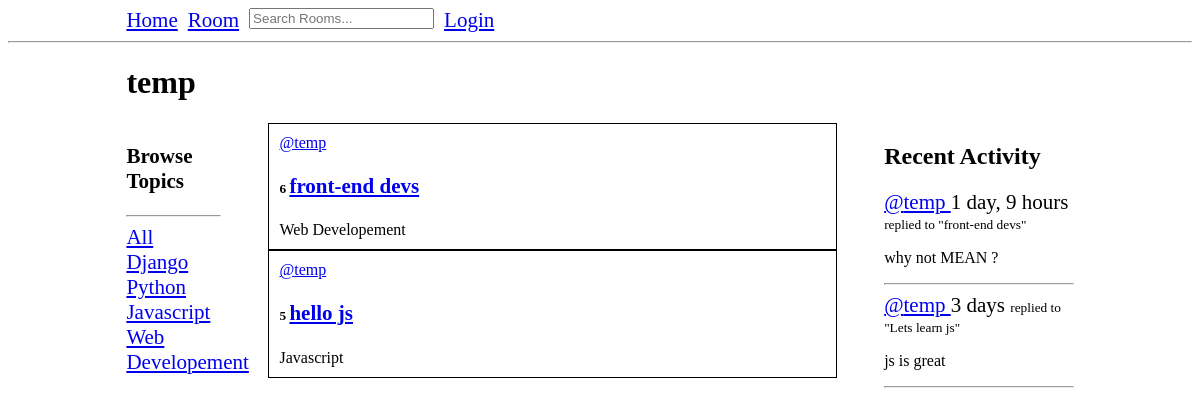
The page /user-profile/4 on the database as committed earlier.
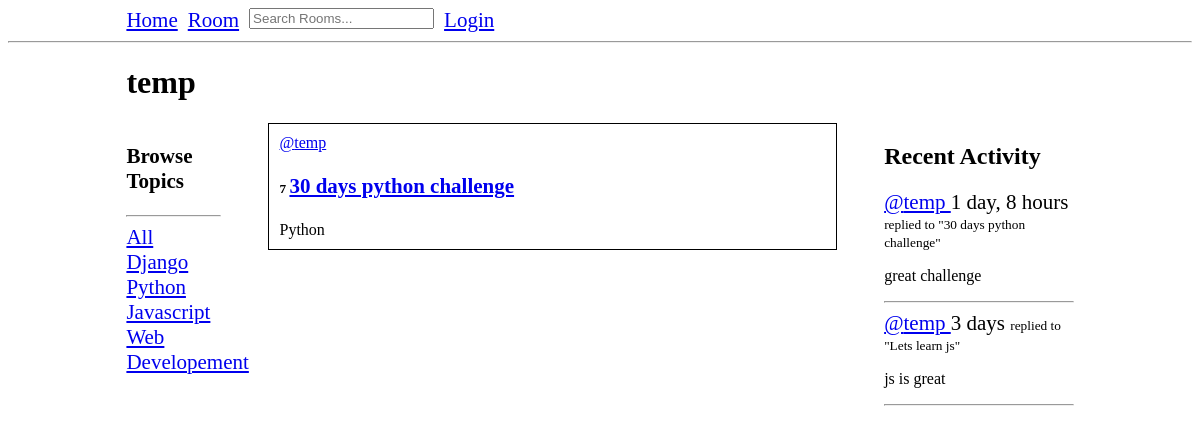
The same page on the database as committed later.
### base/models.py (models this page shows, shortened)
class Topic(models.Model):
    name = models.CharField(max_length = 200)

class Room(models.Model):
    class Meta:
        ordering = ['-updated', '-created']
    host = models.ForeignKey(User, on_delete = models.SET_NULL, null = True)
    topic = models.ForeignKey(Topic, on_delete = models.SET_NULL, null = True)
    name = models.CharField(max_length = 200)
    description = models.TextField(null = True, blank = True)
    participants = models.ManyToManyField(User, related_name = 'participants', blank = True)
    updated = models.DateTimeField(auto_now = True)
    created = models.DateTimeField(auto_now_add = True)
    def __str__(self):
        return self.name

class Message(models.Model):
    class Meta:
        ordering = ['-updated', '-created']
    user = models.ForeignKey(User, on_delete = models.CASCADE)
    room = models.ForeignKey(Room, on_delete = models.CASCADE)
    body = models.TextField()
    updated = models.DateTimeField(auto_now = True)
    created = models.DateTimeField(auto_now_add = True)
    def __str__(self) -> str:
        return self.body[0 : 50]

### base/views.py (the view)
# urls.py: path('user-profile/<str:user_id>', views.user_profile, name = 'user-profile'),
def user_profile(request, user_id):
    user = User.objects.get(id = user_id)
    rooms = user.room_set.all()
    topics = Topic.objects.all()
    room_messages = user.message_set.all()
    context = {'user' : user, 'rooms' : rooms, 'room_messages' : room_messages, 'topics' : topics}
    return render(request, 'base/profile.html', context)

### base/templates/base/profile.html
{% extends 'main.html' %} {% block content %}
<div class="profile-page">
  <h1>{{user.username}}</h1>
  <div class="main-area">
    <div class="topics">{% include 'base/topics_component.html' %}</div>
    <div class="room-section">{% include 'base/feed_component.html' %}</div>
    <div class="activity-feed">
      {% include 'base/activity_component.html' %}
    </div>
  </div>
</div>
{% endblock content %}

### templates/main.html (shortened to what this page needs)
<!DOCTYPE html>
{% load static %}
<html lang="en">
  <head>
    <link
      rel="stylesheet"
      type="text/css"
      media="screen"
      href="{% static 'styles/main.css' %}"
    />
  </head>
  <body>
    {% include 'navbar.html' %}  {% block content %} {% endblock content %}
  </body>
</html>

### templates/navbar.html (shortened to what this page needs)
<div class="navbar">
  <div class="main-nav">
    <a class="font-md" href="/">Home</a>
    <a class="font-md" href="/room">Room</a>
    <form action="" action="{% url 'home' %}">
      <input type="text" name="topic" placeholder="Search Rooms..." />
    </form>
    {% if request.user.is_authenticated %}
    <a class="font-md" href="{% url 'logout' %}"> Logout</a>
    {% else %}
    <a class="font-md" href="{% url 'login' %}">Login</a>
    {% endif %}
  </div>
</div>
<hr />

### base/templates/base/topics_component.html
<h3 class="font-md">Browse Topics</h3>
<hr />
<div>
  <a class="font-md" href="{% url 'home' %}">All</a>
</div>
{% for topic in topics %}
<div>
  <a class="font-md" href="{% url 'home'%}?topic={{topic.name}} "
    >{{topic.name}}</a
  >
</div>
{% endfor %}

### base/templates/base/feed_component.html (shortened to what this page needs)
{% for room in rooms %}
<div style="border: 1px solid black; padding: 10px">
  <a href="{% url 'user-profile' room.host.id %}">@{{room.host.username}}</a>
  <h5>
    {{room.id}}
    <a class="font-md" href="{% url 'room' room.id %}"
      ><span>{{room.name}}</span>
    </a>
  </h5>
  <span>{{room.topic.name}}</span>
</div>
{% endfor %}

### base/templates/base/activity_component.html (shortened to what this page needs)
<h2>Recent Activity</h2>
<div class="recent-messages">
  {% for message in room_messages %}
  <div>
    <small class="font-md">
      <a href="{% url 'user-profile' message.user.id %}"> @{{message.user}} </a>
      {{message.created|timesince}}
    </small>
    <small>replied to "{{message.room}}"</small>
    <p>{{message}}</p>
  </div>
  <hr />
  {% endfor %}
</div>

### static/styles/main.css (style rules this page uses)
.home-container, .profile-page { width: 80%; margin: 0 auto; }
.font-md { font-size: 21px; }
.main-area { display: flex; justify-content: space-between; }
.topics { width: 10%; }
.room-section { width: 60%; }
.activity-feed { width: 20%; }

### templates/navbar.html (style rules this page uses)
.main-nav { width: 80%; margin: 0 auto; display: flex; gap: 10px; }
.font-md { font-size: 21px; }

Rows that differ between the two databases and show on the page:
removed Room: host.username "temp", id "6", name "front-end devs", topic.name "Web Developement"
removed Room: host.username "temp", id "5", name "hello js", topic.name "Javascript"
removed Message: user "temp", created "1 day, 9 hours", room "front-end devs", body "why not MEAN ?"
added Room: host.username "temp", id "7", name "30 days python challenge", topic.name "Python"
added Message: user "temp", created "1 day, 8 hours", room "30 days python challenge", body "great challenge"
